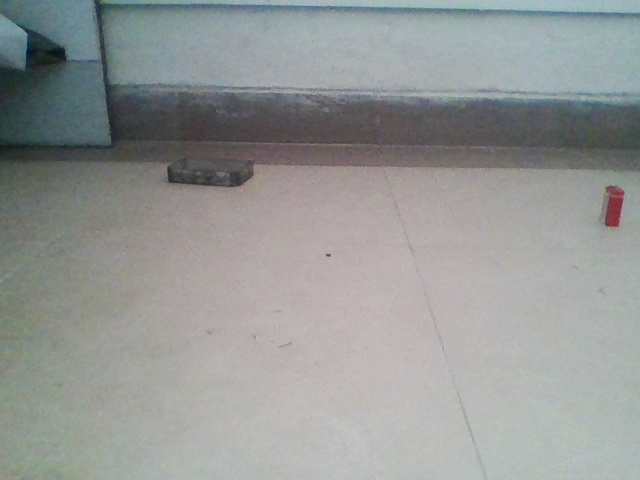
#> input picture basic_test_case.jpg, 640 x 480 px
$ jupyter execute --allow-errors 'Ball Detection.ipynb'   (older library calls are emulated)   (text cells are left out)
#> lines starting #> are read from the running program, lines starting #| are printed output that depends on the picture; after the words box and inside, x2 and y2 are one past the last pixel; in counts of white or black regions, pixels touching at a corner belong together
[cell 1]
import cv2
import numpy as np

def out(img,nam="img",close = 1):
    cv2.imshow(nam,img)
    cv2.waitKey(0)
    if(close == 1):
        cv2.destroyWindow(nam)
    return

def load_img():
    img = cv2.imread("target_obj.jpg")
    return img

[cell 2]
cap = cv2.VideoCapture(0)

[cell 3]
test = cv2.imread("basic_test_case.jpg")
#> test is the input picture: shape (480, 640, 3); mean B, G, R 149.8, 151.3, 148.5
test_good = cv2.fastNlMeansDenoisingColored(test)

[cell 4]
out(test_good)
gray = cv2.cvtColor(test_good,cv2.COLOR_BGR2GRAY)

[cell 5]
blurred = cv2.GaussianBlur(gray,(5,5),0)
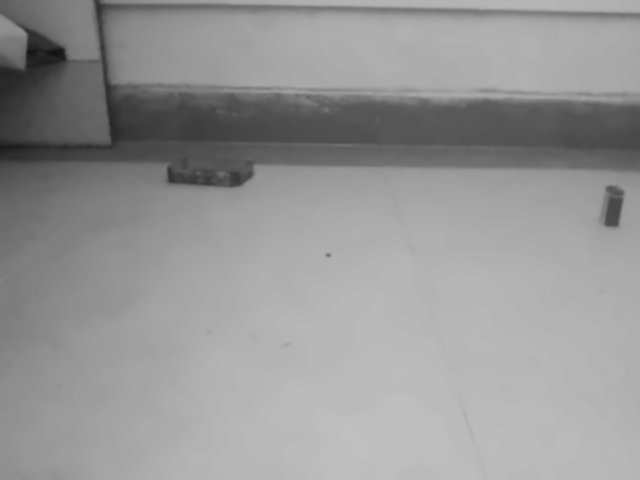
#> blurred: shape (480, 640); min 18, max 191, mean 150.2
b_lap =  cv2.Laplacian(blurred,cv2.CV_64F)
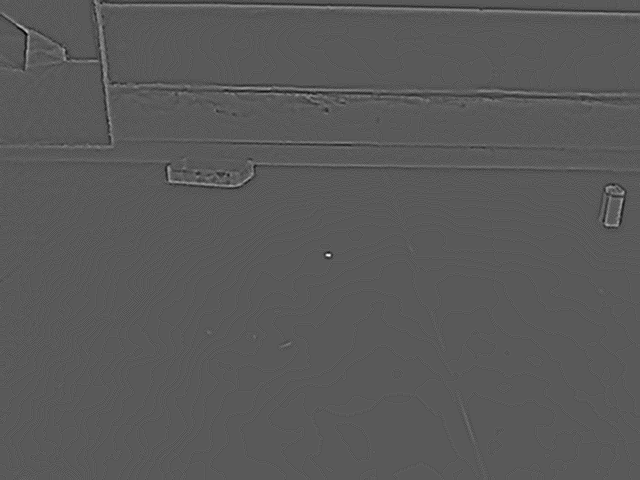
#> b_lap: shape (480, 640) float64; min -21, max 39, mean 0; drawn with min black and max white

[cell 6]
b_fil = cv2.bilateralFilter(gray,9,75,75)

[cell 7]
lap = cv2.Laplacian(gray,cv2.CV_64F)
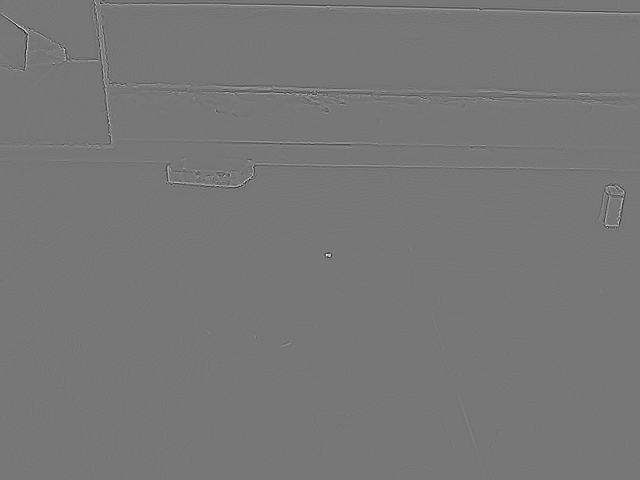
#> lap: shape (480, 640) float64; min -102, max 116, mean 0; drawn with min black and max white

[cell 8]
out(lap,"lap",0)
#> call 2 of out, with nam = 'lap', close = 0
#> in out (call 2), `cv2.imshow(nam,img)`:
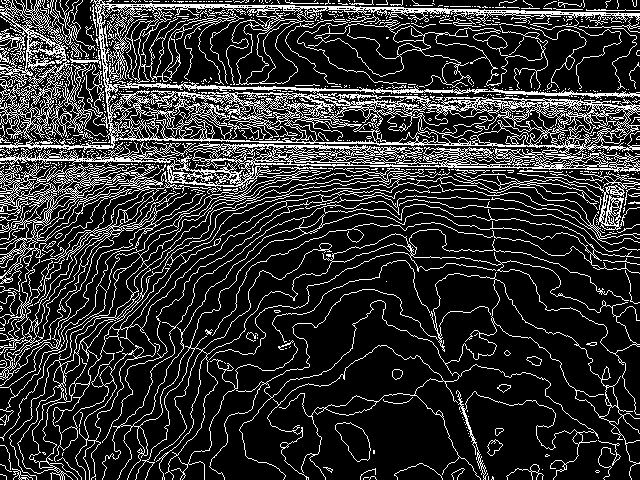
#> window 'lap': shape (480, 640); 18.8% white in thin lines or dots

[cell 9]
out(b_lap,"b_lap",0)
#> call 3 of out, with nam = 'b_lap', close = 0
#> in out (call 3), `cv2.imshow(nam,img)`:
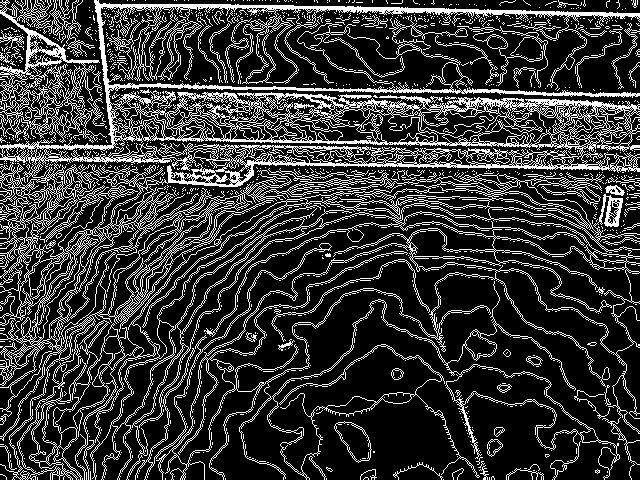
#> window 'b_lap': shape (480, 640); 21.4% white in thin lines or dots

[cell 10]
out(b_fil)

[cell 11]
threshold = cv2.adaptiveThreshold(b_fil,255,cv2.ADAPTIVE_THRESH_GAUSSIAN_C,cv2.THRESH_BINARY_INV,11,2)
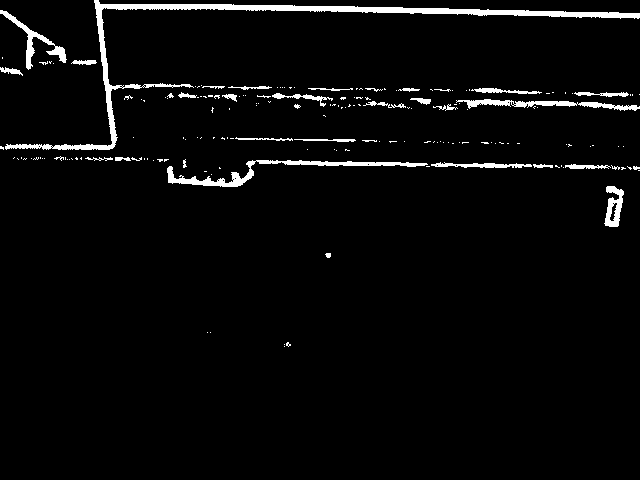
#> threshold: shape (480, 640); 3.5% white; 178 white regions (144 under 20 px), largest, box (x1, y1, x2, y2) and area: (5, 0, 640, 150) 4474, (167, 160, 428, 187) 1339, (456, 99, 640, 111) 815

[cell 12]
out(threshold)

[cell 13]
objects_roi = cv2.bitwise_and(b_fil,b_fil,mask=threshold)
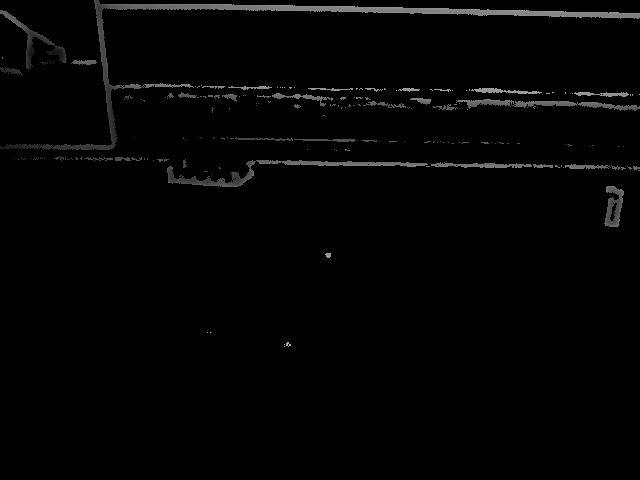
#> objects_roi: shape (480, 640); min 0, max 174, mean 3.5

[cell 14]
out(objects_roi)

[cell 15]
cv2.destroyAllWindows()

[cell 16]
def trackBall():
    _,img = cap.read()
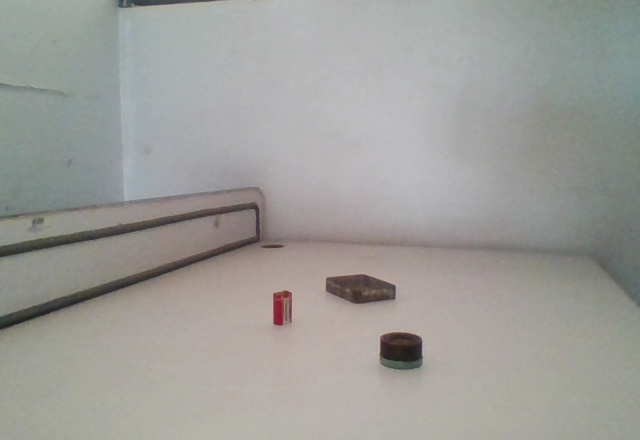
#> input picture basic_test_case_2.jpg, 640 x 440 px, given in place of the camera
#> img is the input picture: shape (440, 640, 3); mean B, G, R 153.3, 156.9, 157.6
    _,img = cap.read()
    gray = cv2.cvtColor(img,cv2.COLOR_BGR2GRAY)
#> gray: shape (440, 640)
    circles = cv2.HoughCircles(gray, cv2.HOUGH_GRADIENT, 1.2, 100)
#> circles = None
    if circles is None:
        cv2.imshow("ball",img)
        cv2.waitKey(0)
        return "No_Object_Found"
    circles = np.round(circles).astype("int")
    for (x,y,r) in circles:
        cv2.circle(img, (x, y), r, (0, 255, 0), 4)
    cv2.imshow("ball",img)
    cv2.waitKey(0)

[cell 17]
# while True:
trackBall()

#> (a cell that did not finish here is left out)

#> (a cell that did not finish here is left out)

[cell 20]
cv2.waitKey(0)

#> (a cell that did not finish here is left out)

#> (a cell that did not finish here is left out)

#> (a cell that did not finish here is left out)

#> (a cell that did not finish here is left out)

[cell 25]
_,img = cap.read()
_,img = cap.read()

[cell 26]
img = cv2.GaussianBlur(img,(5,5),1.0,1.0)
gray = cv2.cvtColor(img,cv2.COLOR_BGR2GRAY)
circles = cv2.HoughCircles(gray, cv2.HOUGH_GRADIENT, 1.2, 100)
#> circles = None

#> (a cell that did not finish here is left out)

[cell 28]
cv2.imwrite("target_obj.jpg",img)
#> Out = True
